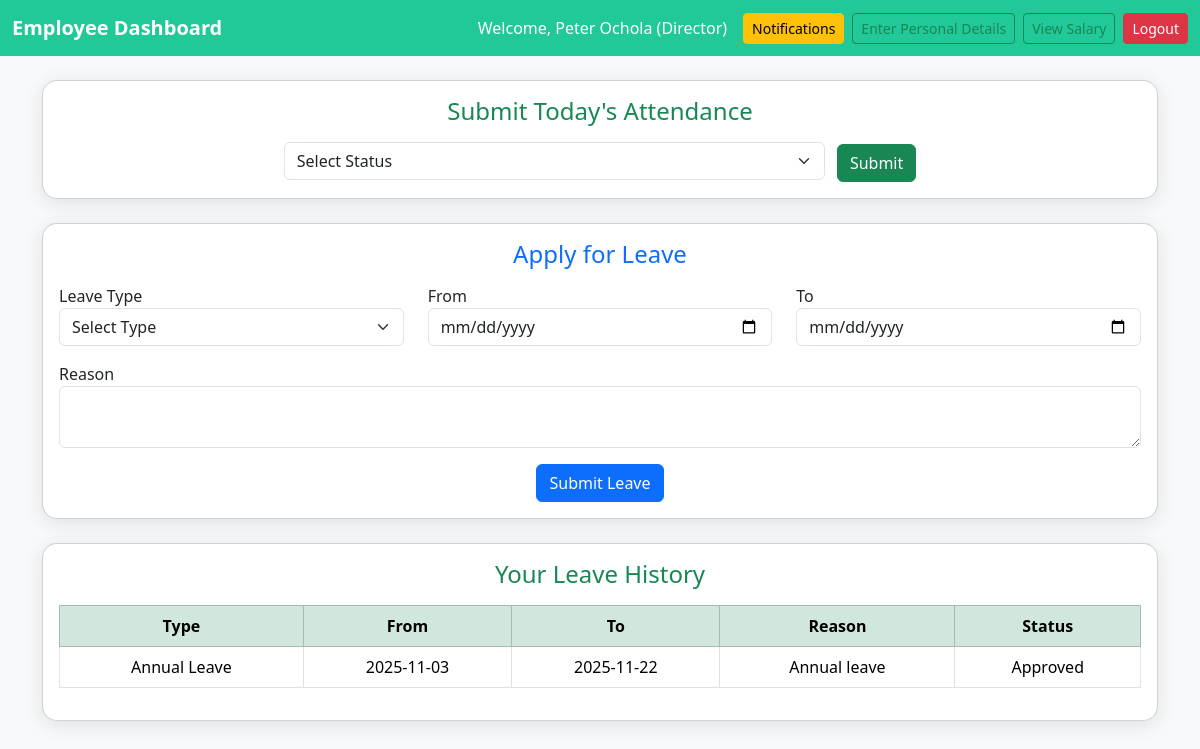
Screenshot of /employee_dashboard.php (signed in) with the database file from the repository.
### tables this page shows
CREATE TABLE `leave_records` (
  `id` int(11) NOT NULL,
  `employee_id` int(11) NOT NULL,
  `leave_type` varchar(100) NOT NULL,
  `from_date` date NOT NULL,
  `to_date` date NOT NULL,
  `reason` text NOT NULL,
  `status` varchar(20) DEFAULT 'Pending'
);

### employee_dashboard.php (the view, shortened to what this page needs)
<?php
include('db.php');
$employee_id = $_SESSION['employee_id'];
$name = $_SESSION['employee_name'];
$role = $_SESSION['employee_role'];
$leave_records = $conn->prepare("SELECT * FROM leave_records WHERE employee_id = ? ORDER BY id DESC");
$leave_records->bind_param("i", $employee_id);
$leave_records->execute();
$leave_result = $leave_records->get_result();
?>
<!DOCTYPE html>
<html lang="en">
<head>
<link href="https://cdn.jsdelivr.net/npm/bootstrap@5.3.3/dist/css/bootstrap.min.css" rel="stylesheet">
</head>
<body>
<nav class="navbar navbar-expand-lg">
  <div class="container-fluid">
    <a class="navbar-brand fw-bold" href="#">Employee Dashboard</a>
    <div class="d-flex align-items-center">
  <span class="navbar-text me-3">
    Welcome, <?= htmlspecialchars($name) ?> (<?= htmlspecialchars($role) ?>)
  </span>
  <a href="employee_notifications.php" class="btn btn-warning btn-sm me-2">Notifications</a>
   <a href="personal_details.php" class="btn btn-outline-success btn-sm me-2">Enter Personal Details</a>
  <a href="employee_salary.php" class="btn btn-outline-success btn-sm me-2">View Salary</a>
  <a href="logout.php" class="btn btn-danger btn-sm">Logout</a>
</div>
  </div>
</nav>
<div class="container mt-4">
    <div class="card mb-4">
        <div class="card-body">
            <h4 class="text-center text-success mb-3">Submit Today's Attendance</h4>
            <form method="POST" class="text-center">
                <select name="status" class="form-select w-50 d-inline-block" required>
                    <option value="">Select Status</option>
                </select>
                <button type="submit" class="btn btn-success ms-2">Submit</button>
            </form>
        </div>
    </div>
    <div class="card mb-4">
        <div class="card-body">
            <h4 class="text-center text-primary mb-3">Apply for Leave</h4>
            <form method="POST">
                <div class="row">
                    <div class="col-md-4">
                        <label>Leave Type</label>
                        <select name="leave_type" class="form-select" required>
                            <option value="">Select Type</option>
                        </select>
                    </div>
                    <div class="col-md-4">
                        <label>From</label>
                        <input type="date" name="from_date" class="form-control" required>
                    </div>
                    <div class="col-md-4">
                        <label>To</label>
                        <input type="date" name="to_date" class="form-control" required>
                    </div>
                </div>
                <div class="mt-3">
                    <label>Reason</label>
                    <textarea name="reason" class="form-control" required></textarea>
                </div>
                <div class="text-center mt-3">
                    <button type="submit" class="btn btn-primary">Submit Leave</button>
                </div>
            </form>
        </div>
    </div>
    <div class="card">
        <div class="card-body">
            <h4 class="text-center text-success mb-3">Your Leave History</h4>
            <table class="table table-bordered text-center">
                <thead class="table-success">
                    <tr>
                        <th>Type</th>
                        <th>From</th>
                        <th>To</th>
                        <th>Reason</th>
                        <th>Status</th>
                    </tr>
                </thead>
                <tbody>
                    <?php while($row = $leave_result->fetch_assoc()): ?>
                        <tr>
                            <td><?= htmlspecialchars($row['leave_type']) ?></td>
                            <td><?= htmlspecialchars($row['from_date']) ?></td>
                            <td><?= htmlspecialchars($row['to_date']) ?></td>
                            <td><?= htmlspecialchars($row['reason']) ?></td>
                            <td><?= htmlspecialchars($row['status']) ?></td>
                        </tr>
                    <?php endwhile; ?>
                </tbody>
            </table>
        </div>
    </div>
</div>
</body>
</html>

### employee_dashboard.php (style rules this page uses)
body { background: #f8f9fa; }
.navbar { background: #20c997; }
.navbar-brand, .nav-link, .navbar-text { color: #fff !important; }
.card { border-radius: 15px; box-shadow: 0 4px 20px rgba(0,0,0,0.1); }

### rows the page displays
leave_records: leave_type "Annual Leave", from_date "2025-11-03", to_date "2025-11-22", reason "Annual leave", status "Approved"

### other values shown
$name "Peter Ochola"
$role "Director"
